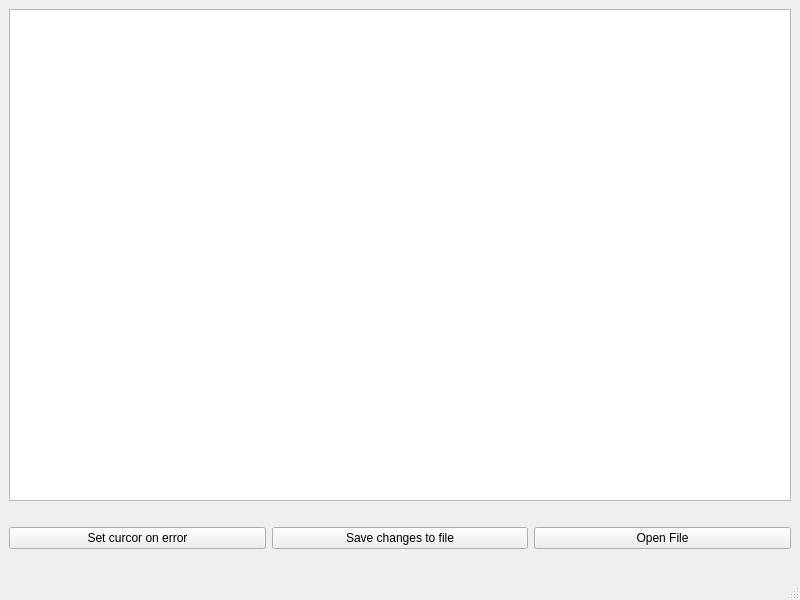
<?xml version="1.0" encoding="UTF-8"?>
<ui version="4.0">
 <class>MainWindow</class>
 <widget class="QMainWindow" name="MainWindow">
  <property name="geometry">
   <rect>
    <x>0</x>
    <y>0</y>
    <width>800</width>
    <height>600</height>
   </rect>
  </property>
  <property name="windowTitle">
   <string>MainWindow</string>
  </property>
  <widget class="QWidget" name="centralwidget">
   <layout class="QVBoxLayout" name="verticalLayout">
    <item>
     <widget class="QTextBrowser" name="textBrowser">
      <property name="readOnly">
       <bool>true</bool>
      </property>
     </widget>
    </item>
    <item>
     <widget class="QLabel" name="validateRez">
      <property name="text">
       <string/>
      </property>
     </widget>
    </item>
    <item>
     <layout class="QGridLayout" name="gridLayout_2">
      <item row="0" column="2">
       <widget class="QPushButton" name="openFile">
        <property name="text">
         <string>Open File</string>
        </property>
       </widget>
      </item>
      <item row="0" column="0">
       <widget class="QPushButton" name="setOnErr">
        <property name="text">
         <string>Set curcor on error</string>
        </property>
       </widget>
      </item>
      <item row="0" column="1">
       <widget class="QPushButton" name="save">
        <property name="text">
         <string>Save changes to file</string>
        </property>
       </widget>
      </item>
     </layout>
    </item>
    <item>
     <widget class="QLabel" name="filePath">
      <property name="text">
       <string/>
      </property>
     </widget>
    </item>
   </layout>
  </widget>
  <widget class="QMenuBar" name="menubar">
   <property name="geometry">
    <rect>
     <x>0</x>
     <y>0</y>
     <width>800</width>
     <height>26</height>
    </rect>
   </property>
  </widget>
  <widget class="QStatusBar" name="statusbar"/>
 </widget>
 <resources/>
 <connections/>
</ui>
